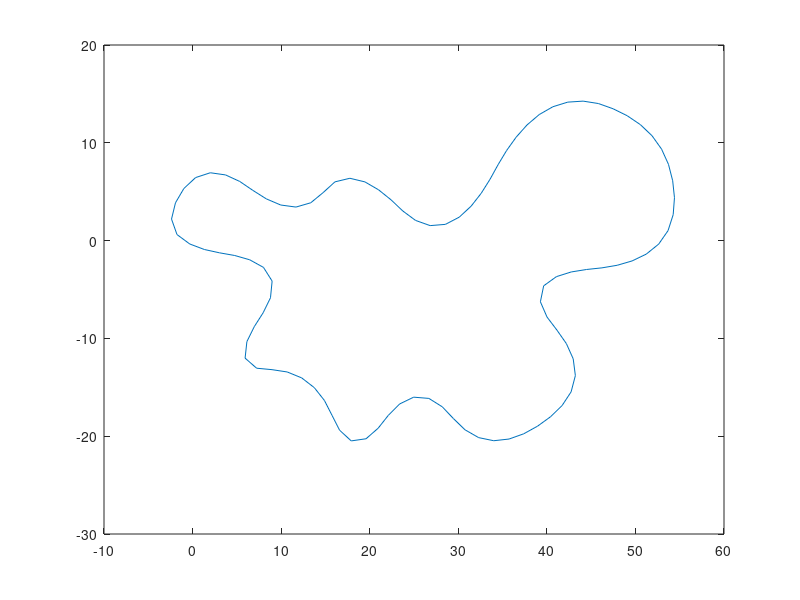

Recreate this plot in MATLAB. (Note: this script raises an error after producing the figure.)
coordinates = csvread("path.csv");

figure
plot(coordinates(:,1),coordinates(:,2))

waypoints = [path.VarName1 path.VarName2];

refPath = referencePathFrenet(waypoints);
connector = trajectoryGeneratorFrenet(refPath);

%%

initState = [0 0 0 0 0 0];  % [S ds ddS L dL ddL]
termState = [30 0 0 0 0 0]; % [S ds ddS L dL ddL]
[~,trajGlobal] = connect(connector,initState,termState,5);

%%

%show(refPath);
%hold on
%axis equal
%plot(trajGlobal.Trajectory(:,1),trajGlobal.Trajectory(:,2),'b')
%legend(["Waypoints","Reference Path","Trajectory to 100m"])

plot(refPath.SegmentParameters(:,1),refPath.SegmentParameters(:,2))
